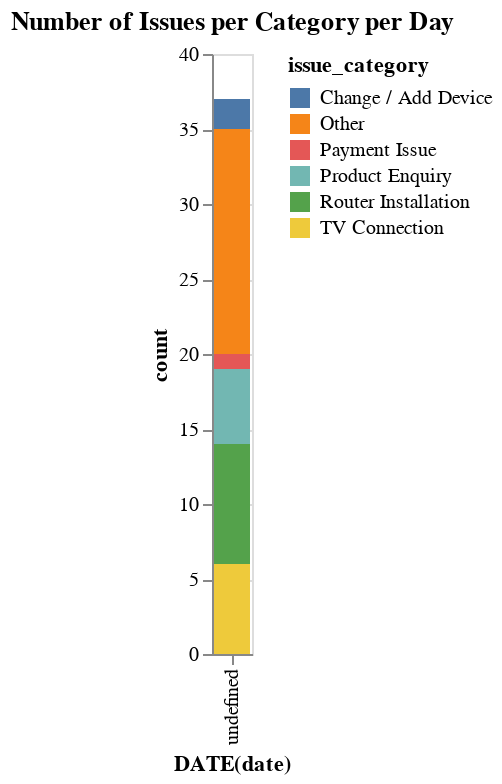

The code cell stored with this chart in its notebook:
### Markdown cell above
#### Altair

### Code cell
import altair as alt

alt.Chart(df).mark_bar().encode(
    x='DATE(date):O',
    y='count:Q',
    color='issue_category:N',
).properties(
    title='Number of Issues per Category per Day'
).interactive()

### Figure 1 — Vega-Lite specification as saved in the notebook (floating-point values rounded to 4 significant figures)
{"config": {"view": {"continuousWidth": 300, "continuousHeight": 300}}, "data": {"name": "data-1f0ce105ae27019e10028111977c5e33"}, "mark": {"type": "bar"}, "encoding": {"color": {"field": "issue_category", "type": "nominal"}, "x": {"field": "DATE(date)", "type": "ordinal"}, "y": {"field": "count", "type": "quantitative"}}, "params": [{"name": "param_2", "select": {"type": "interval", "encodings": ["x", "y"]}, "bind": "scales"}], "title": "Number of Issues per Category per Day", "$schema": "https://vega.github.io/schema/vega-lite/v5.15.1.json", "datasets": {"data-1f0ce105ae27019e10028111977c5e33": [{"date": "2023-10-23", "issue_category": "Other", "count": 5}, {"date": "2023-10-23", "issue_category": "TV Connection", "count": 1}, {"date": "2023-10-24", "issue_category": "Change / Add Device", "count": 1}, {"date": "2023-10-24", "issue_category": "Other", "count": 9}, {"date": "2023-10-24", "issue_category": "Router Installation", "count": 1}, {"date": "2023-10-24", "issue_category": "TV Connection", "count": 2}, {"date": "2023-10-25", "issue_category": "Payment Issue", "count": 1}, {"date": "2023-10-25", "issue_category": "Product Enquiry", "count": 2}, {"date": "2023-10-25", "issue_category": "Router Installation", "count": 4}, {"date": "2023-10-25", "issue_category": "TV Connection", "count": 2}, {"date": "2023-10-26", "issue_category": "Change / Add Device", "count": 1}, {"date": "2023-10-26", "issue_category": "Other", "count": 1}, {"date": "2023-10-26", "issue_category": "Product Enquiry", "count": 3}, {"date": "2023-10-26", "issue_category": "Router Installation", "count": 3}, {"date": "2023-10-26", "issue_category": "TV Connection", "count": 1}]}}
